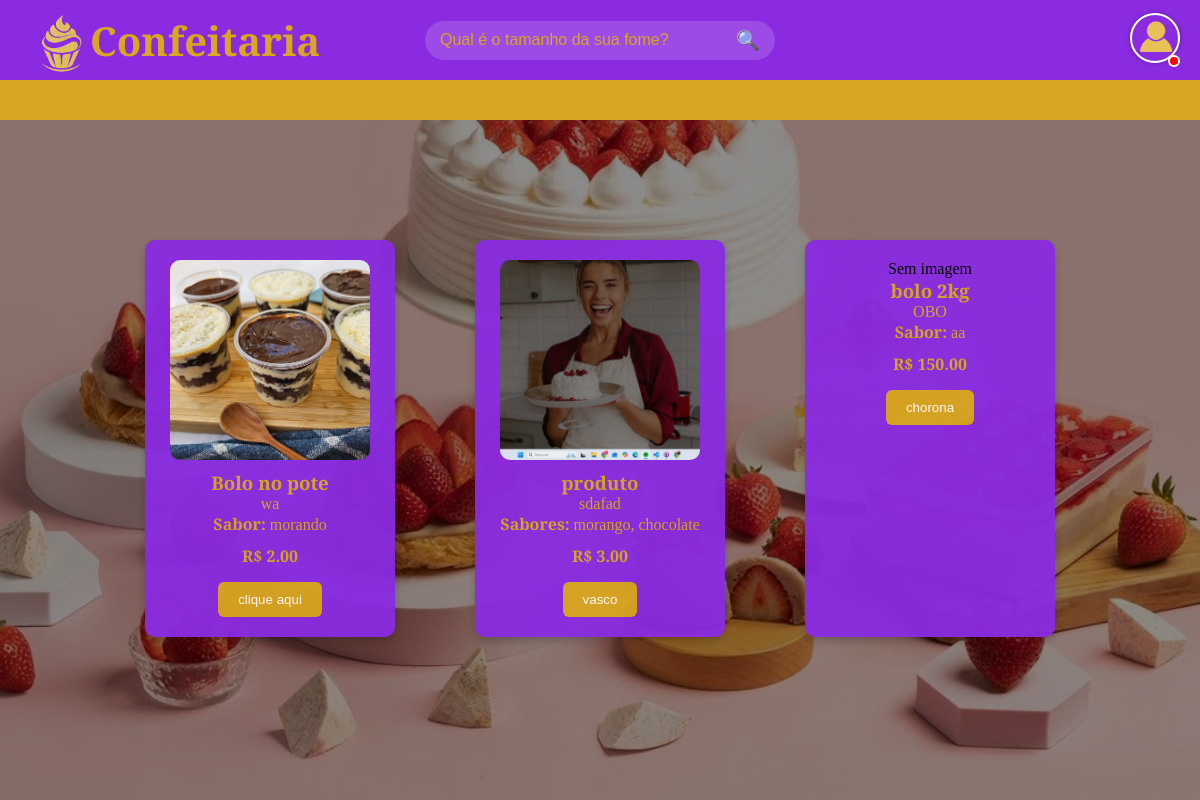
Page /delivery on the earlier database version.
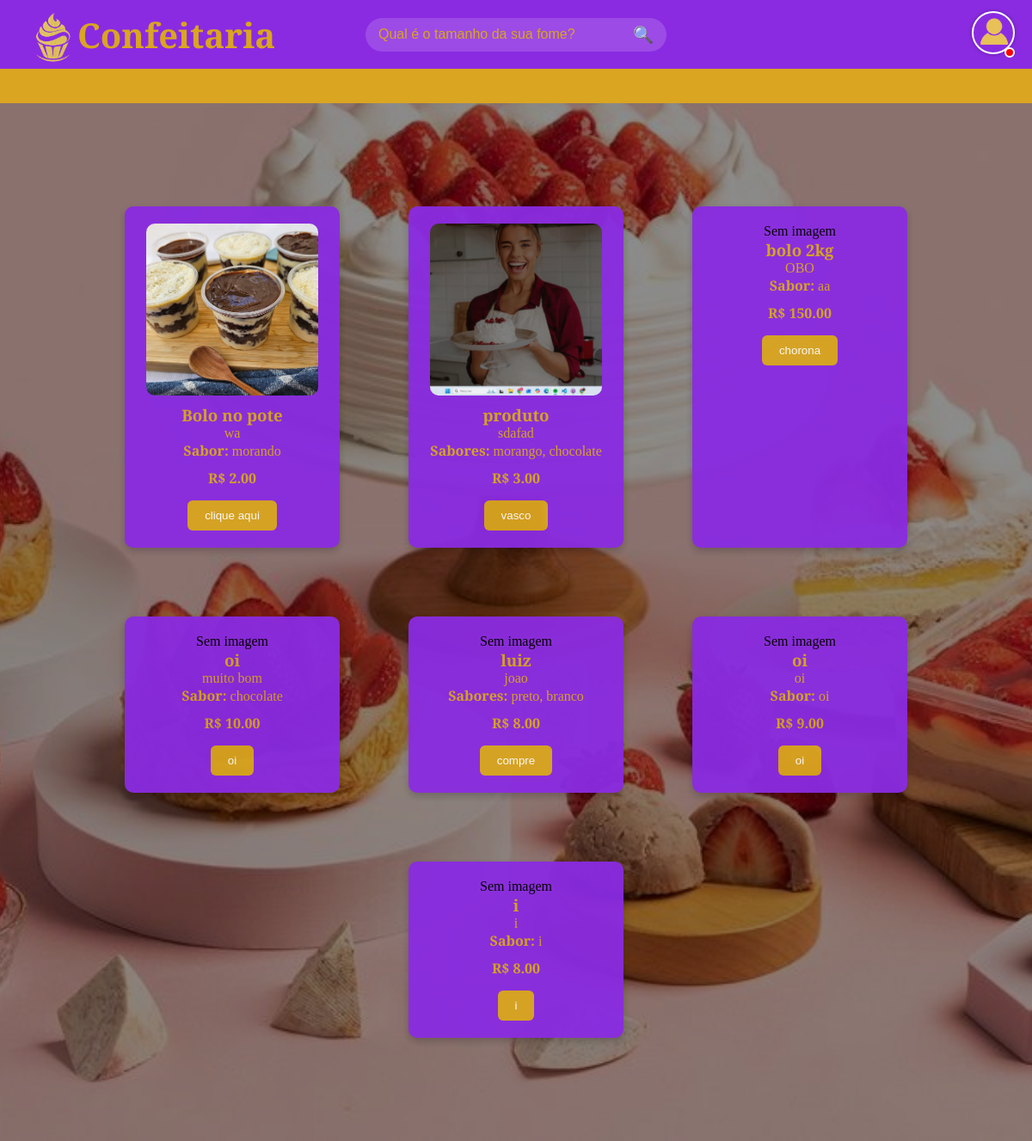
Same page on the later database version.
### app/models.py (models this page shows, shortened)
class Produto(db.Model):
    id = db.Column(db.Integer, primary_key=True)
    nome = db.Column(db.String(100), nullable=False)
    preco_custo = db.Column(db.Float, nullable=False)
    valor_venda = db.Column(db.Float, nullable=False)
    lucro = db.Column(db.Float, nullable=False)
    descricao = db.Column(db.Text, nullable=False)
    tipo_sabor = db.Column(db.String(20), nullable=False)
    sabor_unico = db.Column(db.String(50), nullable=True)
    sabores = db.Column(db.Text, nullable=True)
    frase_botao = db.Column(db.String(50), nullable=False)
    imagem = db.Column(db.String(100), nullable=True)

### app/view.py (the view)
@app.route('/delivery', methods=['GET'])
def delivery():
    usuario = None
    if 'usuario_id' in session:
        usuario = Usuario.query.get(session['usuario_id'])
    produtos = Produto.query.all()
    return render_template(
        'delivery.html',
        produtos=produtos,
        usuario=usuario
    )

### app/templates/delivery.html (shortened to what this page needs)
<!DOCTYPE html>
<html lang="pt-br">
<head>
    <link rel="stylesheet" href="{{ url_for('static', filename='css/delivery.css') }}">
</head>
<body>
    <div class="background">
        <div class="overlay"></div>
        <div class="content">
            <header class="header">
                <div class="retangulo-rosa">
                    <div class="header-left">
                        <div class="imagem-cupcake"></div>
                        <h1 class="titulo">Confeitaria</h1>
                    </div>
                    <form class="barra-pesquisa" action="{{ url_for('delivery') }}" method="GET">
                        <input
                            type="text"
                            name="q"
                            id="search-input"
                            placeholder="Qual é o tamanho da sua fome?"
                            value="{{ request.args.get('q', '') }}"
                        >
                        <button type="submit">🔍</button>
                    </form>
                    <div class="header-right">
                        <div class="usuario-box">
                            {% if usuario %}
                            <a href="{{ url_for('perfil') }}">
                                <img src="{{ url_for('static', filename='img/usuarios/' + usuario.imagem) }}"
                                    alt="Perfil" class="imagem-user">
                                <span class="status-bola logged-in"></span>
                            </a>
                            {% else %}
                            <a href="{{ url_for('cadastro') }}">
                                <img src="{{ url_for('static', filename='img/user-home.png') }}"
                                    alt="Cadastrar" class="imagem-user">
                                <span class="status-bola"></span>
                            </a>
                            {% endif %}
                        </div>
                    </div>
                </div>
                <div class="retangulo-dourado"></div>
            </header>
            <main class="produtos-container" id="produtos-container">
                {% for produto in produtos %}
                <div class="card">
                    {% if produto.imagem %}
                    <img src="{{ url_for('static', filename='img/produtos/' ~ produto.imagem) }}"
                         class="card-img" alt="{{ produto.nome }}">
                    {% else %}
                    <div class="sem-imagem">Sem imagem</div>
                    {% endif %}
                    <h3>{{ produto.nome }}</h3>
                    <p>{{ produto.descricao }}</p>
                    {% if produto.tipo_sabor == "um" %}
                        <p><strong>Sabor:</strong> {{ produto.sabor_unico }}</p>
                    {% else %}
                        <p><strong>Sabores:</strong> {{ produto.sabores }}</p>
                    {% endif %}
                    <p class="preco">R$ {{ "%.2f"|format(produto.valor_venda) }}</p>
                    <button>{{ produto.frase_botao }}</button>
                </div>
                {% endfor %}
            </main>
        </div>
    </div>
</body>
</html>

### app/static/css/delivery.css (style rules this page uses)
* { margin: 0; padding: 0; box-sizing: border-box; }
html, body { height: 100%; font-family: "Playfair Display SC", serif; }
.background { position: relative; min-height: 100vh; background-image: url("../img/home.jpg"); background-size: cover; background-position: center; }
.overlay { position: absolute; inset: 0; background-color: rgba(0, 0, 0, 0.45); }
.content { position: relative; z-index: 2; }
.retangulo-rosa { height: 10vh; background-color: blueviolet; display: flex; align-items: center; justify-content: space-between; padding: 0 20px; }
.header-left, .header-center, .header-right { display: flex; align-items: center; flex: 1; }
.header-right { justify-content: flex-end; gap: 15px; }
.titulo { font-size: 2.5rem; color: goldenrod; }
.retangulo-dourado { height: 5vh; background-color: goldenrod; display: flex; align-items: center; justify-content: space-between; padding: 0 20px; }
.imagem-cupcake { width: 70px; height: 70px; background: url("../img/cupcake-home.png") center/contain no-repeat; }
.usuario-box { display: flex; align-items: center; gap: 10px; position: relative; }
.imagem-user { width: 50px; height: 50px; border-radius: 50%; object-fit: cover; border: 2px solid white; box-shadow: 0 0 5px rgba(0,0,0,0.3); cursor: pointer; transition: transform 0.2s; }
.status-bola { position: absolute; bottom: 0; right: 0; width: 12px; height: 12px; border-radius: 50%; background-color: red; border: 2px solid white; }
.barra-pesquisa { display: flex; align-items: center; gap: 10px; width: 350px; padding: 8px 15px; border-radius: 25px; background-color: rgba(255,255,255,0.15); }
.barra-pesquisa input { flex: 1; border: none; background: transparent; color: goldenrod; font-size: 1rem; }
.barra-pesquisa input::placeholder { color: goldenrod; opacity: 1; }
.barra-pesquisa button { background: transparent; border: none; color: goldenrod; font-size: 1.2rem; cursor: pointer; padding: 0; }
.produtos-container { display: flex; flex-wrap: wrap; gap: 10vh; justify-content: center; padding: 15vh; }
.card { background: blueviolet; opacity: 95%; padding: 20px; width: 250px; border-radius: 10px; box-shadow: 0 4px 8px rgba(0,0,0,0.2); display: flex; flex-direction: column; align-items: center; transition: transform 0.2s; }
.card-img { width: 200px; height: 200px; object-fit: cover; border-radius: 10px; margin-bottom: 10px; }
.card h3, .card p { color: goldenrod; text-align: center; }
.card p.preco { font-weight: bold; margin-top: 10px; }
.card button { margin-top: 15px; padding: 10px 20px; background-color: goldenrod; color: white; border: none; border-radius: 6px; cursor: pointer; transition: background-color 0.2s; }

Differences in the rows shown:
added Produto: shows "Sem imagem", nome "oi", descricao "muito bom", sabor_unico "chocolate", valor_venda "10.00", frase_botao "oi"
added Produto: shows "Sem imagem", nome "luiz", descricao "joao", sabores "preto, branco", valor_venda "8.00", frase_botao "compre"
added Produto: shows "Sem imagem", nome "oi", descricao "oi", sabor_unico "oi", valor_venda "9.00", frase_botao "oi"
added Produto: shows "Sem imagem", nome "i", descricao "i", sabor_unico "i", valor_venda "8.00", frase_botao "i"
